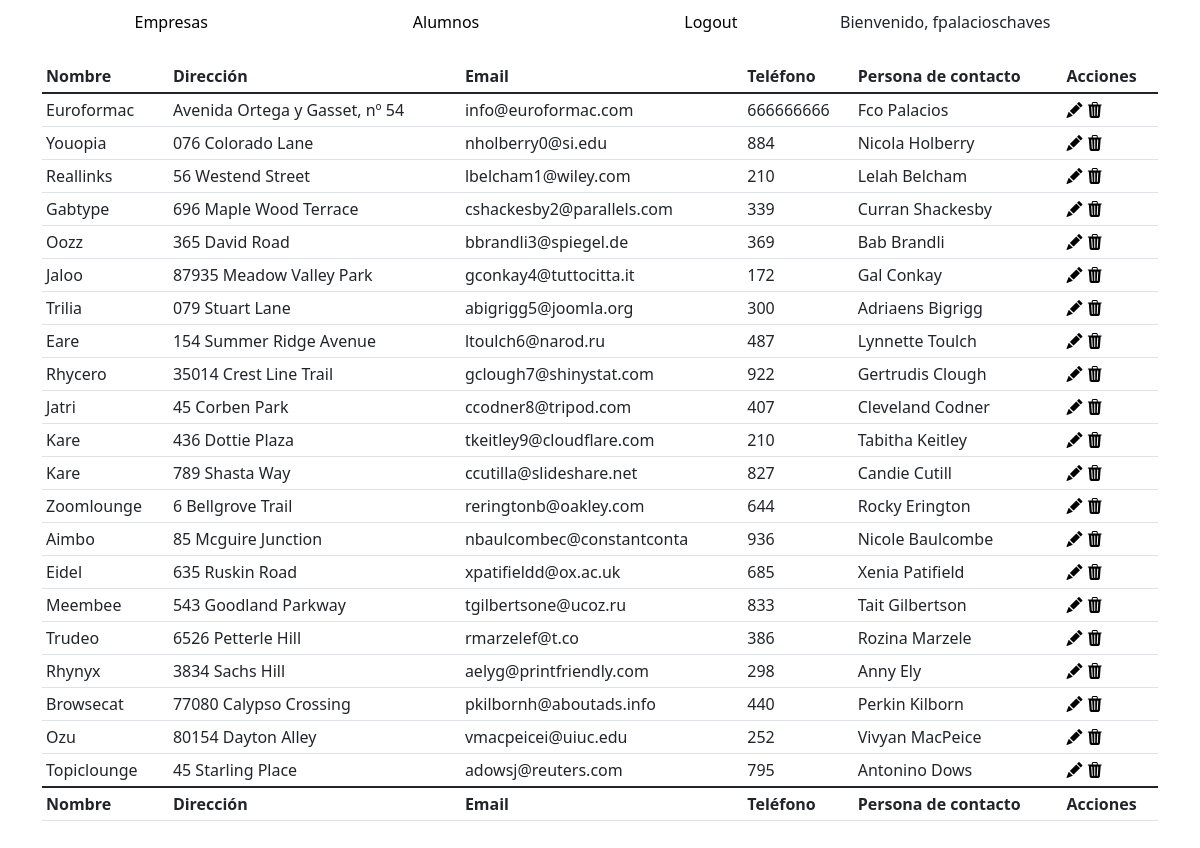
The page /empresas.php (signed in) on the database its author committed.
### tables this page shows
CREATE TABLE `empresas` (
  `id_empresa` int(11) NOT NULL,
  `nombre_empresa` varchar(100) NOT NULL,
  `direccion_empresa` varchar(200) NOT NULL,
  `email_empresa` varchar(25) NOT NULL,
  `telefono_empresa` int(11) NOT NULL,
  `url_empresa` varchar(100) NOT NULL,
  `responsable_empresa` varchar(200) NOT NULL,
  `tutor_empresa` varchar(200) NOT NULL,
  `convenio_estado` enum('Por enviar','Enviado','Firmado','') NOT NULL,
  `anexo_1_estado` enum('Por enviar','Enviado','Firmado','') NOT NULL,
  `anexo_8_estado` enum('Por enviar','Enviado','Firmado','') NOT NULL,
  `rlt_estado` enum('Por enviar','Enviado','Firmado','') NOT NULL
);

### funciones.php (called while the page is built, shortened)
<?php
class conectar_db{
    private $host   ="localhost";
    private $usuario="root";
    private $clave  ="";
    private $db     ="gestion_practicas";
    public $conexion;
    public function __construct(){
        $this->conexion = new mysqli($this->host, $this->usuario, $this->clave,$this->db)
        or die($this->conexion->connect_error);
        $this->conexion->set_charset("utf8");
    }
    public function consultar($consulta){
        $resultado = $this->conexion->query($consulta) or die($this->conexion->error);
        if($resultado)
            return $resultado;
        return false;
    }
}
function leer_empresas(){
    $conexion = new conectar_db();
    $consulta = "SELECT * FROM empresas";
    $resultado = $conexion->consultar($consulta);
    return $resultado->fetch_all(MYSQLI_ASSOC);
}
?>

### empresas.php (the view, shortened to what this page needs)
<?php session_start();
include("./funciones.php");
?>
<!DOCTYPE html>
<html lang="en">
    <?php include("./head.php");?>
<body>
    <?php include("./header.php");?>
    <section class="container">
        <table class="table table-hover table-sm">
            <thead class="thead-dark">
                <tr>
                <th>Nombre</th>
                <th>Dirección</th>
                <th>Email</th>
                <th>Teléfono</th>
                <th>Persona de contacto</th>
                <th>Acciones</th>
                </tr>
            </thead>
            <tbody>
                <?php
                $empresas = leer_empresas();
               foreach($empresas as $empresa){
                ?>
                <tr>
                    <td><?php echo $empresa["nombre_empresa"];?></td>
                    <td><?php echo $empresa["direccion_empresa"];?></td>
                    <td><?php echo $empresa["email_empresa"];?></td>
                    <td><?php echo $empresa["telefono_empresa"];?></td>
                    <td><?php echo $empresa["responsable_empresa"];?></td>
                    <td>
                        <a href=""><i class="bi bi-pencil-fill" data-bs-toggle="tooltip" data-bs-placement="top" title="Editar"></i></a>
                        <a href=""><i class="bi bi-trash3-fill" data-bs-toggle="tooltip" data-bs-placement="top" title="Borrar"></i></a>
                    </td>
                </tr>
                <?php } ?>
            </tbody>
            <tfooter class="thead-dark">
                <tr>
                <th>Nombre</th>
                <th>Dirección</th>
                <th>Email</th>
                <th>Teléfono</th>
                <th>Persona de contacto</th>
                <th>Acciones</th>
                </tr>
            </tfooter>
        </table>
    </section>
</body>
</html>

### head.php (shortened to what this page needs)
<head>
    <link href="https://cdn.jsdelivr.net/npm/bootstrap@5.1.3/dist/css/bootstrap.min.css" rel="stylesheet">
    <link rel="stylesheet" href="https://cdn.jsdelivr.net/npm/bootstrap-icons@1.8.1/font/bootstrap-icons.css">
    <link href="./css/estilos.css" rel="stylesheet">
</head>

### header.php
<header>
        <div class="navegacion">
        <ul class="menu_superior">
            <li><a href="empresas.php">Empresas</a></li>
            <li><a href="alumnos.php">Alumnos</a></li>
            <li><a href="logout.php">Logout</a></li>
        </ul>
        </div>
        <div class="informacion">
        <span> Bienvenido, <?php echo $_SESSION["usuario"];?> </span>
        </div>
    </header>

### css/estilos.css (style rules this page uses)
.navegacion { width: 70%; float: left; margin: 10px auto; }
.informacion { width: 20%; float: left; margin-top: 10px; }
.menu_superior { display: flex; list-style: none; justify-content: space-around; }
.menu_superior li a { text-decoration: none; color: #000; }
.container { padding-bottom: 50px; }
a i { color: #000; }

### rows shown on the page
empresas: nombre_empresa "Euroformac", direccion_empresa "Avenida Ortega y Gasset, nº 54", email_empresa "info@euroformac.com", telefono_empresa "666666666", responsable_empresa "Fco Palacios"
empresas: nombre_empresa "Youopia", direccion_empresa "076 Colorado Lane", email_empresa "nholberry0@si.edu", telefono_empresa "884", responsable_empresa "Nicola Holberry"
empresas: nombre_empresa "Reallinks", direccion_empresa "56 Westend Street", email_empresa "lbelcham1@wiley.com", telefono_empresa "210", responsable_empresa "Lelah Belcham"
empresas: nombre_empresa "Gabtype", direccion_empresa "696 Maple Wood Terrace", email_empresa "cshackesby2@parallels.com", telefono_empresa "339", responsable_empresa "Curran Shackesby"
empresas: nombre_empresa "Oozz", direccion_empresa "365 David Road", email_empresa "bbrandli3@spiegel.de", telefono_empresa "369", responsable_empresa "Bab Brandli"
empresas: nombre_empresa "Jaloo", direccion_empresa "87935 Meadow Valley Park", email_empresa "gconkay4@tuttocitta.it", telefono_empresa "172", responsable_empresa "Gal Conkay"
empresas: nombre_empresa "Trilia", direccion_empresa "079 Stuart Lane", email_empresa "abigrigg5@joomla.org", telefono_empresa "300", responsable_empresa "Adriaens Bigrigg"
empresas: nombre_empresa "Eare", direccion_empresa "154 Summer Ridge Avenue", email_empresa "ltoulch6@narod.ru", telefono_empresa "487", responsable_empresa "Lynnette Toulch"
empresas: nombre_empresa "Rhycero", direccion_empresa "35014 Crest Line Trail", email_empresa "gclough7@shinystat.com", telefono_empresa "922", responsable_empresa "Gertrudis Clough"
empresas: nombre_empresa "Jatri", direccion_empresa "45 Corben Park", email_empresa "ccodner8@tripod.com", telefono_empresa "407", responsable_empresa "Cleveland Codner"
empresas: nombre_empresa "Kare", direccion_empresa "436 Dottie Plaza", email_empresa "tkeitley9@cloudflare.com", telefono_empresa "210", responsable_empresa "Tabitha Keitley"
empresas: nombre_empresa "Kare", direccion_empresa "789 Shasta Way", email_empresa "ccutilla@slideshare.net", telefono_empresa "827", responsable_empresa "Candie Cutill"
empresas: nombre_empresa "Zoomlounge", direccion_empresa "6 Bellgrove Trail", email_empresa "reringtonb@oakley.com", telefono_empresa "644", responsable_empresa "Rocky Erington"
empresas: nombre_empresa "Aimbo", direccion_empresa "85 Mcguire Junction", email_empresa "nbaulcombec@constantconta", telefono_empresa "936", responsable_empresa "Nicole Baulcombe"
empresas: nombre_empresa "Eidel", direccion_empresa "635 Ruskin Road", email_empresa "xpatifieldd@ox.ac.uk", telefono_empresa "685", responsable_empresa "Xenia Patifield"
empresas: nombre_empresa "Meembee", direccion_empresa "543 Goodland Parkway", email_empresa "tgilbertsone@ucoz.ru", telefono_empresa "833", responsable_empresa "Tait Gilbertson"
empresas: nombre_empresa "Trudeo", direccion_empresa "6526 Petterle Hill", email_empresa "rmarzelef@t.co", telefono_empresa "386", responsable_empresa "Rozina Marzele"
empresas: nombre_empresa "Rhynyx", direccion_empresa "3834 Sachs Hill", email_empresa "aelyg@printfriendly.com", telefono_empresa "298", responsable_empresa "Anny Ely"
empresas: nombre_empresa "Browsecat", direccion_empresa "77080 Calypso Crossing", email_empresa "pkilbornh@aboutads.info", telefono_empresa "440", responsable_empresa "Perkin Kilborn"
empresas: nombre_empresa "Ozu", direccion_empresa "80154 Dayton Alley", email_empresa "vmacpeicei@uiuc.edu", telefono_empresa "252", responsable_empresa "Vivyan MacPeice"
empresas: nombre_empresa "Topiclounge", direccion_empresa "45 Starling Place", email_empresa "adowsj@reuters.com", telefono_empresa "795", responsable_empresa "Antonino Dows"

### other values the page prints
$_SESSION["usuario"] "fpalacioschaves"
